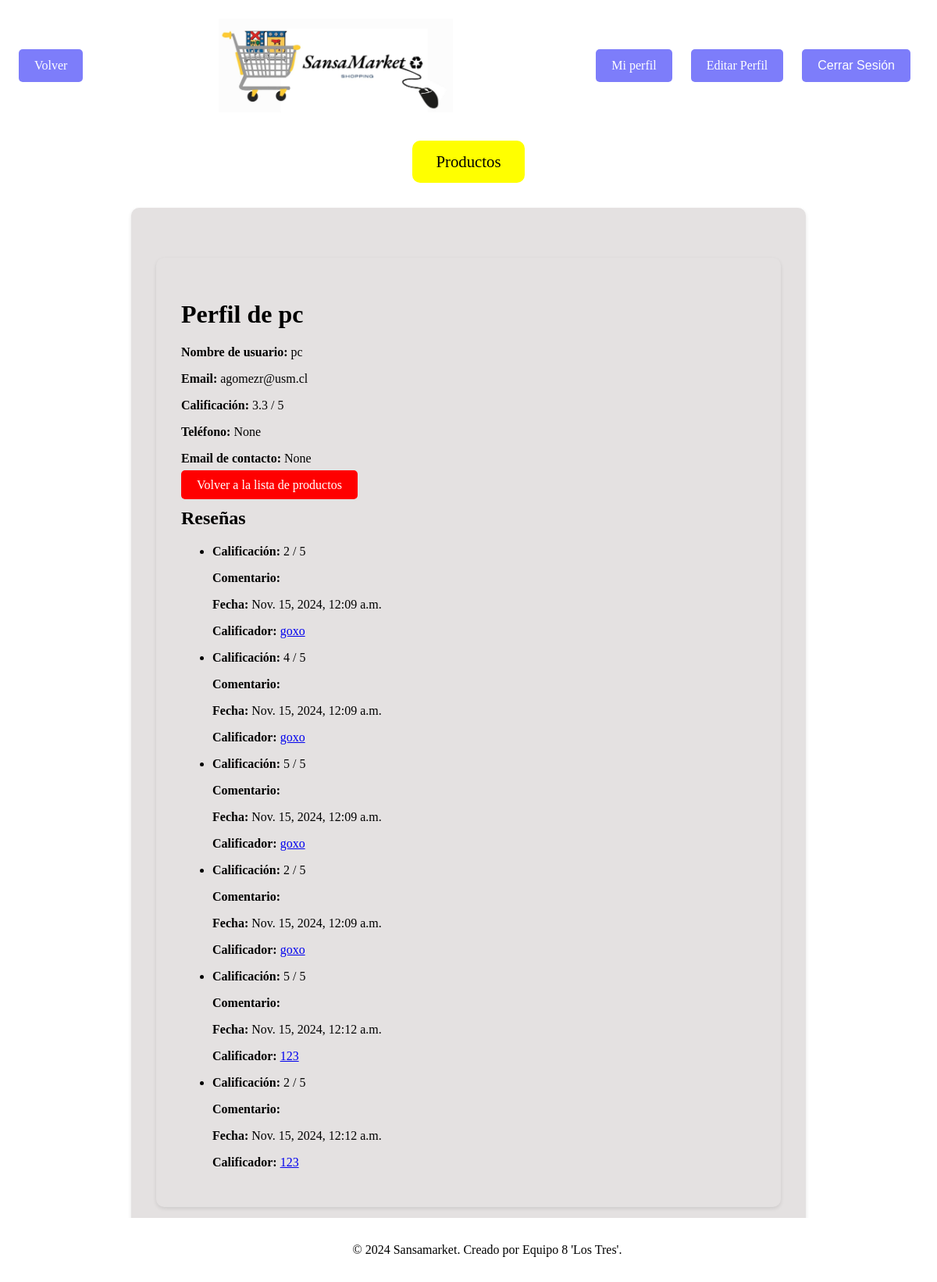
Before: /usuarios/perfil/4/ (signed in) with the older database file.
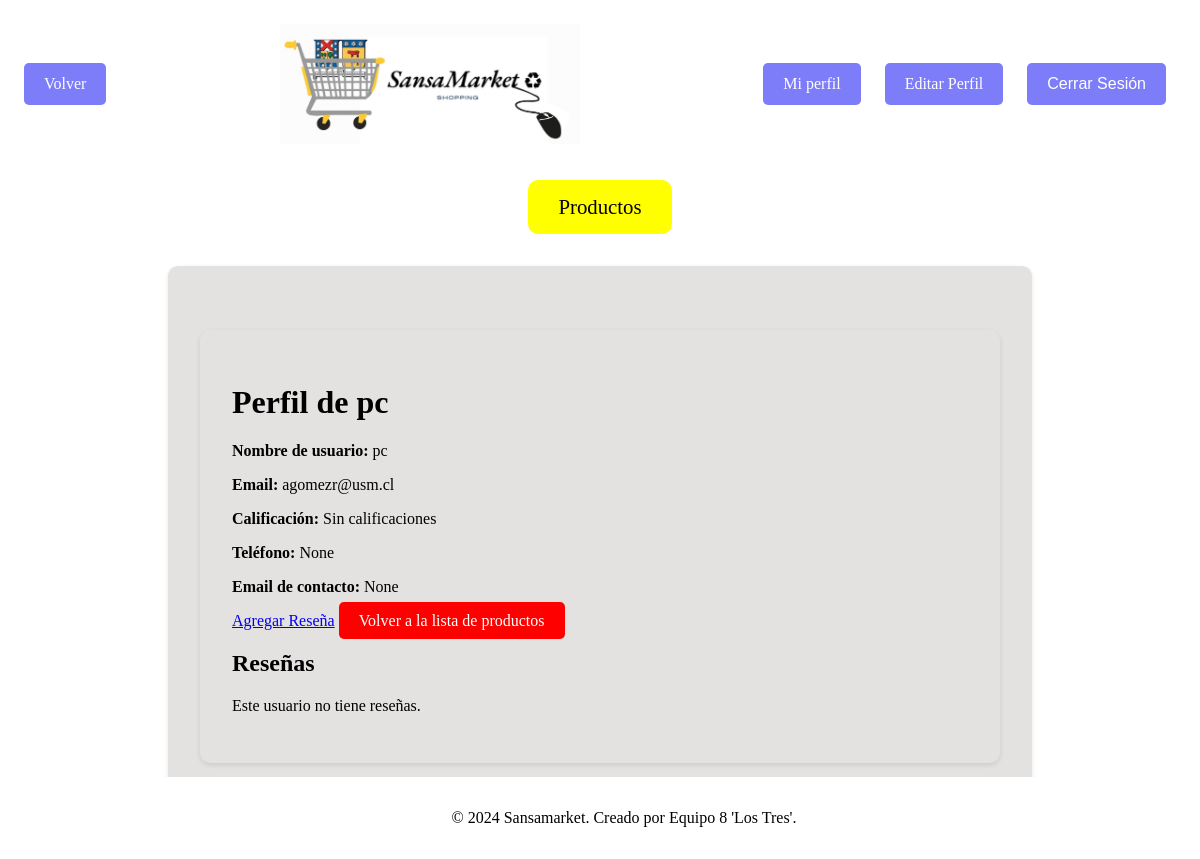
After: the same page with the newer database file.
### Apps/resenas/models.py (models this page shows, shortened)
class Resena(models.Model):
    usuario = models.ForeignKey(User, on_delete=models.CASCADE, related_name='resenas_recibidas')
    calificador = models.ForeignKey(User, on_delete=models.CASCADE, related_name='resenas_realizadas')
    calificacion = models.IntegerField(choices=[(i, i) for i in range(1, 6)])
    comentario = models.TextField(null=True, blank=True)
    fecha = models.DateTimeField(auto_now_add=True)

### Apps/usuarios/views.py (the view)
# urls.py: path('perfil/<int:pk>/', views.perfil_usuario, name='perfil'),
def perfil_usuario(request, pk):
    usuario = get_object_or_404(User, pk=pk)
    resenas = Resena.objects.filter(usuario=usuario)
    user_has_reviewed = False
    if request.user.is_authenticated:
        user_has_reviewed = Resena.objects.filter(usuario=usuario, calificador=request.user).exists()
    return render(request, 'usuarios/perfil_usuario.html', {
        'usuario': usuario,
        'resenas': resenas,
        'user_has_reviewed': user_has_reviewed
    })

### Apps/resenas/templatetags/resenas_extras.py (called while the page is built)
@register.filter
def promedio_calificaciones(queryset):
    total = queryset.count()
    if total == 0:
        return 0
    suma = sum(item.calificacion for item in queryset)
    promedio = suma / total
    return round(promedio, 1)

### Apps/templates/usuarios/perfil_usuario.html (shortened to what this page needs)
{% extends 'base.html' %}
{% load resenas_extras %}
{% block content %}
    <div class="container mt-4">
        <h1 class="mb-4">Perfil de {{ usuario.username }}</h1>
        <div class="card">
            <div class="card-body">
                <p class="card-text"><strong>Nombre de usuario:</strong> {{ usuario.username }}</p>
                <p class="card-text"><strong>Email:</strong> {{ usuario.email }}</p>
                <p class="card-text"><strong>Calificación:</strong>
                    {% with usuario.resenas_recibidas.all as resenas %}
                        {% if resenas %}
                            {{ resenas|promedio_calificaciones }} / 5
                        {% else %}
                            Sin calificaciones
                        {% endif %}
                    {% endwith %}
                </p>
                {% if user.is_authenticated %}
                    <p class="card-text"><strong>Teléfono:</strong> {{ usuario.perfil.telefono }}</p>
                    <p class="card-text"><strong>Email de contacto:</strong> {{ usuario.perfil.email_contacto }}</p>
                {% else %}
                    <p class="card-text"><strong>Contactar al vendedor:</strong> <a href="{% url 'usuarios:login' %}">Inicia sesión para ver los métodos de contacto</a></p>
                {% endif %}
                {% if user.is_authenticated and usuario != user and not user_has_reviewed %}
                    <a href="{% url 'resenas:crear_resena' usuario.pk %}" class="btn btn-primary mt-3">Agregar Reseña</a>
                {% endif %}
                <a href="{% url 'productos:lista_productos' %}" class="btn-rojo mt-3">Volver a la lista de productos</a>
            </div>
        </div>
        <div class="card mt-4">
            <div class="card-body">
                <h2 class="mb-4">Reseñas</h2>
                {% if resenas %}
                    <ul class="list-group">
                        {% for resena in resenas %}
                            <li class="list-group-item">
                                <p><strong>Calificación:</strong> {{ resena.calificacion }} / 5</p>
                                <p><strong>Comentario:</strong> {{ resena.comentario }}</p>
                                <p><strong>Fecha:</strong> {{ resena.fecha }}</p>
                                <p><strong>Calificador:</strong> <a href="{% url 'usuarios:perfil' resena.calificador.pk %}">{{ resena.calificador.username }}</a></p>
                            </li>
                        {% endfor %}
                    </ul>
                {% else %}
                    <p>Este usuario no tiene reseñas.</p>
                {% endif %}
            </div>
        </div>
    </div>
{% endblock %}

Changed rows visible on the page:
removed Resena: calificacion.calificacion "3.3", calificacion "2", fecha "Nov. 15, 2024, 12:09 a.m.", calificador.username "goxo"
removed Resena: calificacion "4", fecha "Nov. 15, 2024, 12:09 a.m.", calificador.username "goxo"
removed Resena: calificacion "5", fecha "Nov. 15, 2024, 12:09 a.m.", calificador.username "goxo"
removed Resena: calificacion "2", fecha "Nov. 15, 2024, 12:09 a.m.", calificador.username "goxo"
removed Resena: calificacion "5", fecha "Nov. 15, 2024, 12:12 a.m.", calificador.username "123"
removed Resena: calificacion "2", fecha "Nov. 15, 2024, 12:12 a.m.", calificador.username "123"
Other visible differences:
text no longer shown: "/ 5"
text now shown: "Sin calificaciones Agregar Reseña Este usuario no tiene reseñas."
